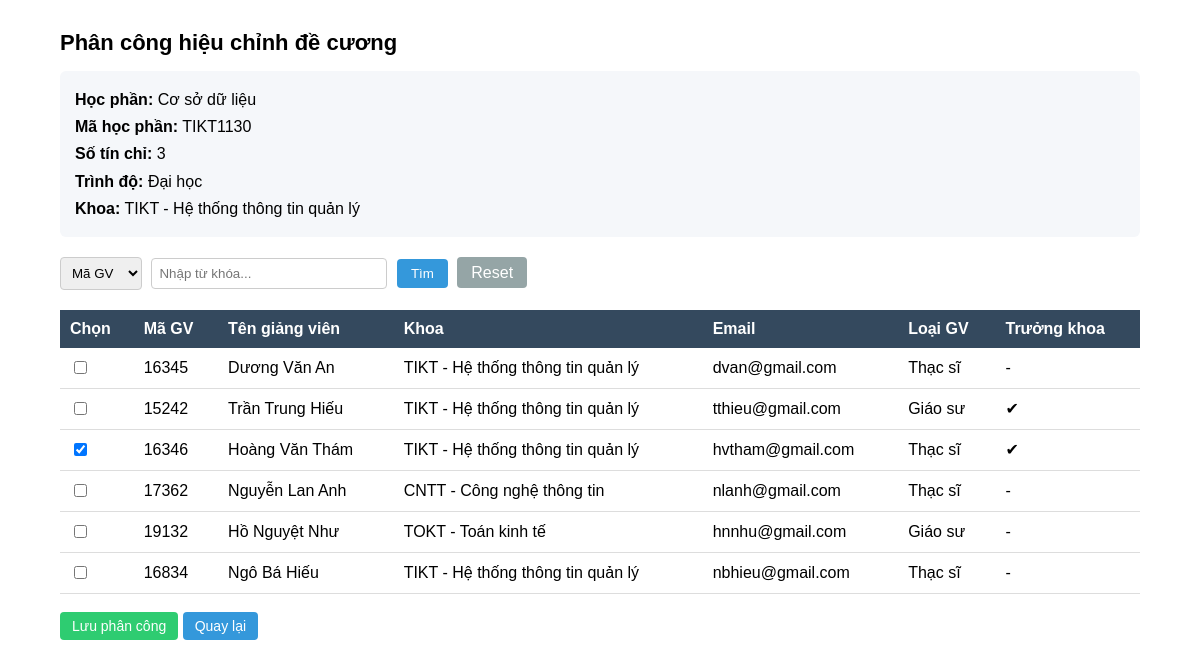
The page /adminKhoa_hocphan_authorize/TIKT1130 on the database its author committed.
### tables this page shows
CREATE TABLE "HocPhan" (
	"MaHP"	CHAR(10) NOT NULL,
	"TenHP"	NVARCHAR(100) NOT NULL,
	"SoTC"	INTEGER,
	"TrinhDo"	NVARCHAR(20),
	"MaDV"	CHAR(4),
	PRIMARY KEY("MaHP"),
	FOREIGN KEY("MaDV") REFERENCES "DonVi"("MaDV")
);

CREATE TABLE "DonVi" (
	"MaDV"	CHAR(4),
	"TenDV"	NVARCHAR(100) NOT NULL,
	PRIMARY KEY("MaDV")
);

CREATE TABLE "CanBo" (
	"MaQL"	CHAR(5) NOT NULL,
	"SoHieu"	CHAR(20),
	"TenGV"	NVARCHAR(100) NOT NULL,
	"MaDV"	CHAR(4),
	"LoaiGV"	NVARCHAR(20),
	"Email"	NVARCHAR(100),
	"LaTruongKhoa"	INTEGER DEFAULT 0,
	PRIMARY KEY("MaQL"),
	FOREIGN KEY("MaDV") REFERENCES "DonVi"("MaDV")
);

### adminKhoa.py (the view, shortened to what this page needs)
@app.route("/adminKhoa_hocphan_authorize/<MaHP>")
def adminKhoa_hocphan_authorize(MaHP):
    keyword = request.args.get("keyword")
    type_search = request.args.get("type")
    conn = get_db()
    cursor = conn.cursor()
    cursor.execute("""
        SELECT HocPhan.*, DonVi.TenDV
        FROM HocPhan
        LEFT JOIN DonVi ON HocPhan.MaDV = DonVi.MaDV
        WHERE HocPhan.MaHP=?
    """,(MaHP,))
    hocphan = cursor.fetchone()
    query = """
    SELECT CanBo.MaQL,
           CanBo.TenGV,
           CanBo.MaDV,
           CanBo.Email,
           CanBo.LoaiGV,
           CanBo.LaTruongKhoa,
           DonVi.TenDV
    FROM CanBo
    LEFT JOIN DonVi ON CanBo.MaDV = DonVi.MaDV
    WHERE 1=1
    """
    params = []
    cursor.execute(query, params)
    dsCanBo = cursor.fetchall()
    cursor.execute("""
        SELECT MaGV
        FROM PhanCongHC
        WHERE MaHP=?
    """,(MaHP,))
    dsDaChon = [x["MaGV"] for x in cursor.fetchall()]
    conn.close()
    return render_template(
        "adminKhoa_hocphan_authorize.html",
        hocphan=hocphan,
        dsCanBo=dsCanBo,
        dsDaChon=dsDaChon
    )

### main.py (called while the page is built)
def get_db():
    conn = sqlite3.connect(DB)
    conn.row_factory = sqlite3.Row
    return conn

@app.before_request
def update_truong_khoa():
    if 'current_user' in session:
        user = session['current_user']
        if user["MaGV"] is not None:
            obj_CanBo = get_obj_CanBo(user["MaGV"])
            session['current_user']["LaTruongKhoa"] = obj_CanBo[6]
        else:
            session['current_user']["LaTruongKhoa"] = 0
        session.modified = True

### templates/adminKhoa_hocphan_authorize.html (shortened to what this page needs)
{% extends "base.html" %} {% block content %}
<div class="dashboard-container">
  <div class="dashboard-title">Phân công hiệu chỉnh đề cương</div>
  <div class="hocphan-info">
    <b>Học phần:</b> {{ hocphan.TenHP }} <br />
    <b>Mã học phần:</b> {{ hocphan.MaHP }} <br />
    <b>Số tín chỉ:</b> {{ hocphan.SoTC }} <br />
    <b>Trình độ:</b> {{ hocphan.TrinhDo }} <br />
    <b>Khoa:</b> {{ hocphan.MaDV }} - {{ hocphan.TenDV }}
  </div>
  <form
    method="GET"
    action="/adminKhoa_hocphan_authorize/{{ hocphan.MaHP }}"
    class="search-box"
  >
    <select name="type" class="search-select">
      <option value="MaQL">Mã GV</option>
    </select>
    <input
      type="text"
      name="keyword"
      placeholder="Nhập từ khóa..."
      class="search-input"
    />
    <button type="submit" class="btn-search">Tìm</button>
    <a href="/adminKhoa_hocphan_authorize/{{ hocphan.MaHP }}" class="btn-reset">
      Reset
    </a>
  </form>
  <form method="POST" action="/adminKhoa_hocphan_authorize_save">
    <table class="dashboard-table">
      <thead>
        <tr>
          <th>Chọn</th>
          <th>Mã GV</th>
          <th>Tên giảng viên</th>
          <th>Khoa</th>
          <th>Email</th>
          <th>Loại GV</th>
          <th>Trưởng khoa</th>
        </tr>
      </thead>
      <tbody>
        {% for gv in dsCanBo %}
        <tr>
          <td>
            <input
              type="checkbox"
              name="MaGV[]"
              value="{{ gv.MaQL }}"
              {%
              if
              gv.MaQL
              in
              dsDaChon
              %}checked{%
              endif
              %}
            />
          </td>
          <td>{{ gv.MaQL }}</td>
          <td>{{ gv.TenGV }}</td>
          <td>{{ gv.MaDV }} - {{ gv.TenDV }}</td>
          <td>{{ gv.Email }}</td>
          <td>{{ gv.LoaiGV }}</td>
          <td>{% if gv.LaTruongKhoa == 1 %} ✔ {% else %} - {% endif %}</td>
        </tr>
        {% endfor %}
      </tbody>
    </table>
    <br />
    <button type="submit" class="btn-action btn-save">Lưu phân công</button>
    <a class="btn-action btn-edit" href="/adminKhoa_hocphan_dashboard">
      Quay lại
    </a>
  </form>
</div>
{% endblock %}

### templates/base.html (shortened to what this page needs)
<!DOCTYPE html>
<html>
<head>
    <link rel="stylesheet" href="{{ url_for('static', filename='styles_topmenu.css') }}">
    <link rel="stylesheet" href="{{ url_for('static', filename='styles_admin.css') }}">
    <link rel="stylesheet" href="{{ url_for('static', filename='styles_khoa.css') }}">
    <link rel="stylesheet" href="{{ url_for('static', filename='styles_gv.css') }}">
</head>
<body>
    {% block content %}
    {% endblock %}
</body>
</html>

### static/styles_topmenu.css (style rules this page uses)
body { margin:0; font-family:Arial; }

### static/styles_admin.css (style rules this page uses)
.btn-save { padding: 6px 14px; background: #3498db; color: white; border: none; border-radius: 4px; cursor: pointer; }

### static/styles_khoa.css (style rules this page uses)
.dashboard-container { width: 90%; margin: auto; margin-top: 30px; }
.dashboard-title { font-size: 22px; font-weight: bold; margin-bottom: 15px; }
.dashboard-table { width: 100%; border-collapse: collapse; background: white; }
.dashboard-table th { background: #34495e; color: white; padding: 10px; text-align: left; }
.dashboard-table td { padding: 10px; border-bottom: 1px solid #ddd; }
.btn-action { padding: 6px 12px; border-radius: 4px; text-decoration: none; color: white; font-size: 14px; }
.btn-edit { background: #3498db; }
.btn-save { background: #2ecc71; }
.hocphan-info { background: #f5f7fa; padding: 15px; border-radius: 6px; margin-bottom: 20px; line-height: 1.7; }
.search-box { margin-bottom: 20px; }
.search-select { padding: 7px; border: 1px solid #ccc; border-radius: 4px; margin-right: 5px; }
.search-input { padding: 7px; border: 1px solid #ccc; border-radius: 4px; width: 220px; margin-right: 5px; }
.btn-search { padding: 7px 14px; background: #3498db; color: white; border: none; border-radius: 4px; cursor: pointer; }
.btn-reset { padding: 7px 14px; background: #95a5a6; color: white; text-decoration: none; border-radius: 4px; margin-left: 5px; }

### rows shown on the page
HocPhan: TenHP "Cơ sở dữ liệu", MaHP "TIKT1130", SoTC "3", TrinhDo "Đại học", MaDV "TIKT"
DonVi: TenDV "Hệ thống thông tin quản lý"
CanBo: MaQL "16345", TenGV "Dương Văn An", MaDV "TIKT", TenDV "Hệ thống thông tin quản lý", Email "dvan@gmail.com", LoaiGV "Thạc sĩ"
CanBo: MaQL "15242", TenGV "Trần Trung Hiếu", MaDV "TIKT", TenDV "Hệ thống thông tin quản lý", Email "tthieu@gmail.com", LoaiGV "Giáo sư"
CanBo: MaQL "☑", MaQL "16346", TenGV "Hoàng Văn Thám", MaDV "TIKT", TenDV "Hệ thống thông tin quản lý", Email "hvtham@gmail.com", LoaiGV "Thạc sĩ"
CanBo: MaQL "17362", TenGV "Nguyễn Lan Anh", MaDV "CNTT", TenDV "Công nghệ thông tin", Email "nlanh@gmail.com", LoaiGV "Thạc sĩ"
CanBo: MaQL "19132", TenGV "Hồ Nguyệt Như", MaDV "TOKT", TenDV "Toán kinh tế", Email "hnnhu@gmail.com", LoaiGV "Giáo sư"
CanBo: MaQL "16834", TenGV "Ngô Bá Hiếu", MaDV "TIKT", TenDV "Hệ thống thông tin quản lý", Email "nbhieu@gmail.com", LoaiGV "Thạc sĩ"
